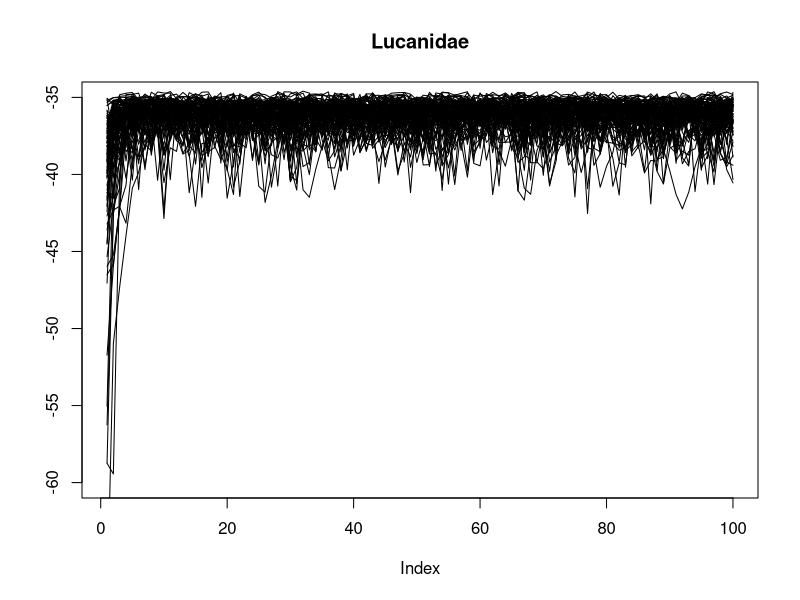
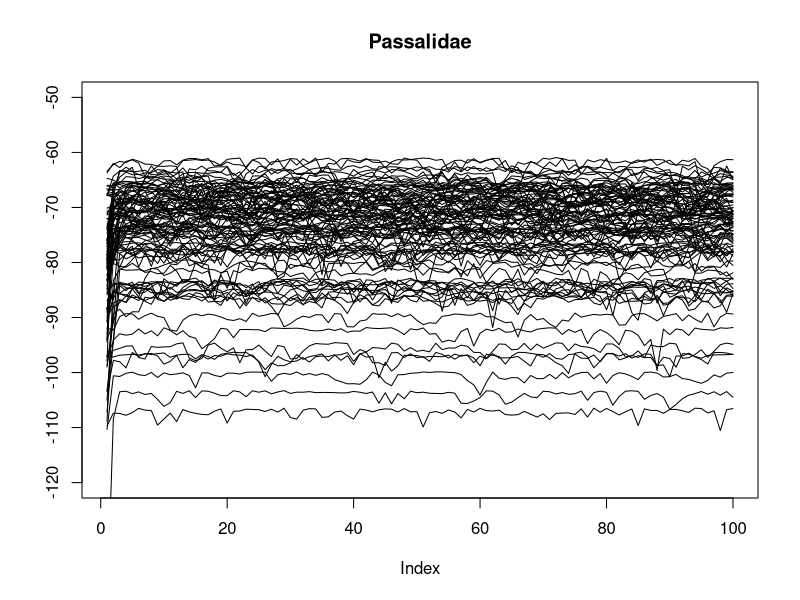
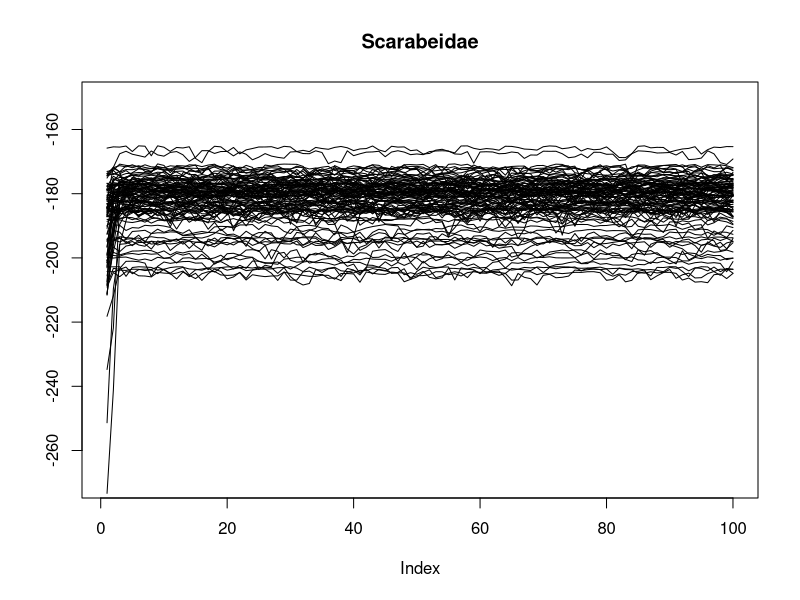
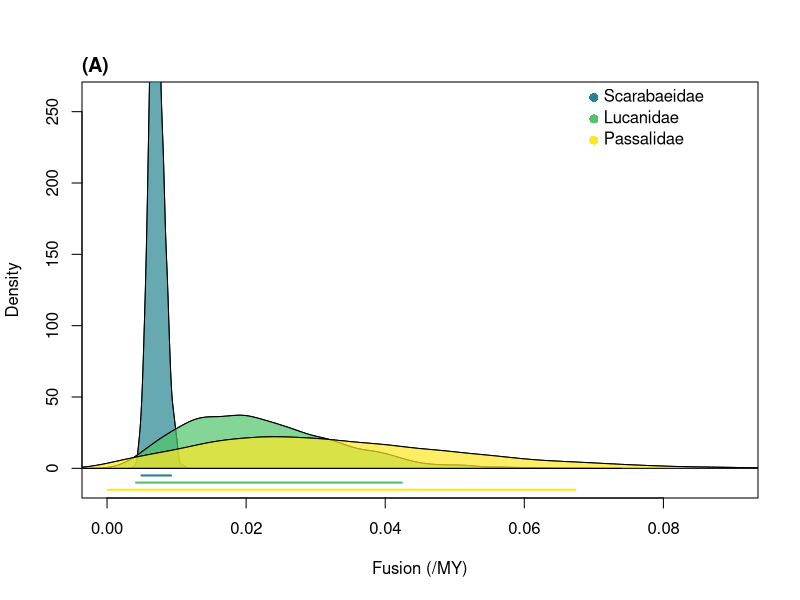
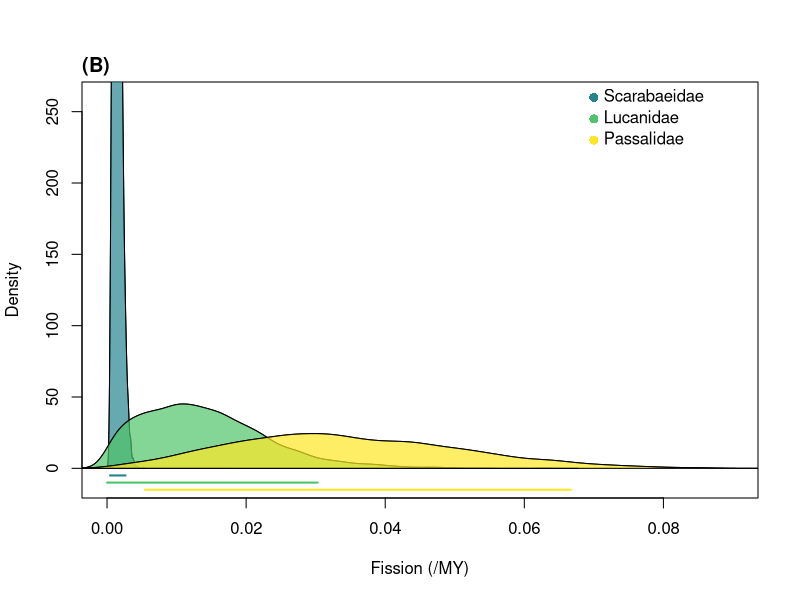

Here is the R script that generated these plots, in order:
library(viridis)
library(coda)
# sub-tree
all_luc <- read.csv('../results/sub_luc.csv')
all_pass <- read.csv('../results/sub_pas.csv')
all_sca <- read.csv('../results/sub_sca.csv')

plot(all_luc$p[1:100], type = 'l', ylim = c(-60,-35), main = 'Lucanidae', ylab = '')
for (i in 1:(length(all_luc$p)/100-1)){
  index <- seq(101, length(all_luc$p),by = 100)
  start <- index[i]
  end <- index[i]+100-1
  lines(all_luc$p[start:end])
}

plot(all_pass$p[1:100], type = 'l', ylim = c(-120, -50), main = 'Passalidae', ylab = '')
for (i in 1:(length(all_pass$p)/100-1)){
  index <- seq(101, length(all_pass$p),by = 100)
  start <- index[i]
  end <- index[i]+100-1
  lines(all_pass$p[start:end])
}

plot(all_sca$p[1:100], type = 'l', ylim = c(-270,-150), main = 'Scarabeidae', ylab = '')
for (i in 1:(length(all_sca$p)/100-1)){
  index <- seq(101, length(all_sca$p),by = 100)
  start <- index[i]
  end <- index[i]+100-1
  lines(all_sca$p[start:end])
}

###############
# subset data #
###############

# post burnin
sub_luc <- all_luc[all_luc$i == c(51:100),]
sub_pass <- all_pass[all_pass$i == c(51:100),]
sub_sca <- all_sca[all_sca$i == c(51:100),]

### desc ###
cols <- viridis(3, option = 'D',alpha = 0.7, begin = 0.45)
hpdcols <- viridis(3, option = 'D', begin = 0.45)
plot(density(sub_sca$desc1),main ='',xlab='Fusion (/MY)',
     xlim= c(0,0.09), ylim =c(-10,260))
title(main = "(A)", adj = 0, line = 0.5)
polygon(density(sub_sca$desc1),col=cols[1])
hpd <- HPDinterval(as.mcmc(sub_sca$desc))
y <- -5
lines(y=c(y,y), x=hpd[1:2], lwd=2,col=hpdcols[1])
lines(density((sub_luc$desc1)))
polygon(density(sub_luc$desc1),col=cols[2])
hpd <- HPDinterval(as.mcmc(sub_luc$desc))
y <- -10
lines(y=c(y,y), x=hpd[1:2], lwd=2,col=hpdcols[2])
lines(density((sub_pass$desc1)))
polygon(density(sub_pass$desc1),col=cols[3])
hpd <- HPDinterval(as.mcmc(sub_pass$desc))
y <-  -15
lines(y=c(y,y), x=hpd[1:2], lwd=2,col=hpdcols[3])
x = 0.07
cex = 1.2 
points(x=x,y=260, col = hpdcols[1], pch= 16, cex = cex )
text(x=x,y=260,pos= 4, "Scarabaeidae")
points(x=x,y=245, col = hpdcols[2], pch= 16, cex = cex)
text(x=x,y=245,pos= 4, "Lucanidae")
points(x=x,y=230, col = hpdcols[3], pch= 16, cex = cex)
text(x=x,y=230,pos= 4, "Passalidae")
# save as PDF 6x6 

### asc (fission) ###
# scarab
cols <- viridis(3, option = 'D',alpha = 0.7, begin = 0.45)
hpdcols <- viridis(3, option = 'D', begin = 0.45)
plot(density((sub_sca$asc1)),main ='',xlab='Fission (/MY)',
     ylim =c(-10,260), xlim=c(0,0.09))
title(main = "(B)", adj = 0, line = 0.5)
polygon(density(sub_sca$asc1),col=cols[1])
hpd <- HPDinterval(as.mcmc(sub_sca$asc))
y <- -5
lines(y=c(y,y), x=hpd[1:2], lwd=2,col=hpdcols[1])
# lucanidae
lines(density(sub_luc$asc1))
polygon(density(sub_luc$asc1),col=cols[2])
hpd <- HPDinterval(as.mcmc(sub_luc$asc))
y <- -10
lines(y=c(y,y), x=hpd[1:2], lwd=2,col=hpdcols[2])
# passalidae
lines(density((sub_pass$asc1)))
polygon(density(sub_pass$asc1),col=cols[3])
hpd <- HPDinterval(as.mcmc(sub_pass$asc))
y<- -15
lines(y=c(y,y), x=hpd[1:2], lwd=2,col=hpdcols[3])
x = 0.07
cex = 1.2
points(x=x,y=260, col = hpdcols[1], pch= 16,cex = cex )
text(x=x,y=260,pos= 4, "Scarabaeidae", cex=1)
points(x=x,y=245, col = hpdcols[2], pch= 16,cex = cex )
text(x=x,y=245,pos= 4, "Lucanidae", cex=1)
points(x=x,y=230, col = hpdcols[3], pch= 16,cex = cex )
text(x=x,y=230,pos= 4, "Passalidae", cex=1)
# save PDF 6x6

